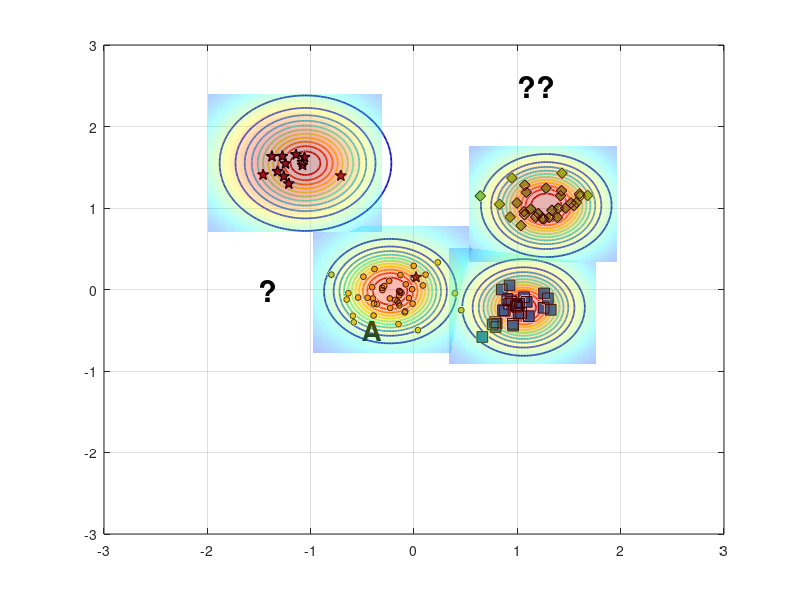

Source code (MATLAB): (Note: this script raises an error after producing the figure.)
%% Reproduce EVM-style demo figure (no toolboxes)
clear; close all; clc; rng(7);

% ---------- 1) 合成四类二维数据 ----------
% 类中心（大致对应图中位置）
C_star  = [-1.15  1.55];   % 红色星
C_diam  = [ 1.25  1.05];   % 绿色菱形
C_square= [ 1.05 -0.20];   % 蓝色方块
C_dot   = [-0.20  0.00];   % 蓝色小点（被 A 标注影响的那簇）

% 协方差（控制每簇形状）
S = @(sx,sy,rho)[sx^2 rho*sx*sy; rho*sx*sy sy^2];
Sig_star   = S(0.18,0.20, 0.05);
Sig_diam   = S(0.22,0.18,-0.10);
Sig_square = S(0.20,0.16, 0.05);
Sig_dot    = S(0.25,0.18, 0.00);

% 从高斯采样（不用 mvnrnd）
sample = @(N,mu,SIG) (randn(N,2)*chol(SIG,'lower') + mu);

X_star   = sample(12,C_star,   Sig_star);
X_diam   = sample(30,C_diam,   Sig_diam);
X_square = sample(28,C_square, Sig_square);
X_dot    = sample(45,C_dot,    Sig_dot);

% 加一个“离群星”靠近 A（见原图左中）
X_star = [X_star; 0.02 0.15];

% ---------- 2) 底面散点与样式 ----------
figure('Color','w','Position',[100,100,800,600]);
hold on; box on; grid on;
z0 = 0; % 所有散点都放在 z=0 的平面

% 确保按照绘制顺序叠放，便于把散点置顶
set(gca,'SortMethod','childorder');

h_star   = scatter3(X_star(:,1),  X_star(:,2),  z0+zeros(size(X_star,1),1),  70, ...
        'pentagram', 'filled', 'MarkerEdgeColor','k', 'MarkerFaceColor',[0.635294 0.0784314 0.184314], 'LineWidth',1.0); % 红色五角星 #A2142F
h_diam   = scatter3(X_diam(:,1),  X_diam(:,2),  z0+zeros(size(X_diam,1),1),  60, ...
        'd', 'filled', 'MarkerEdgeColor','k', 'MarkerFaceColor',[0.466667 0.674510 0.188235]); % 绿色菱形 #77AC30
h_square = scatter3(X_square(:,1),X_square(:,2),z0+zeros(size(X_square,1),1),60, ...
        's', 'filled', 'MarkerEdgeColor','k', 'MarkerFaceColor',[0 0.447059 0.741176]); % 蓝色正方形 #0072BD
h_dot    = scatter3(X_dot(:,1),   X_dot(:,2),   z0+zeros(size(X_dot,1),1),   18, ...
        'o', 'filled', 'MarkerEdgeColor','k', 'MarkerFaceColor',[0.929412 0.694118 0.125490]); % 黄色圆形 #EDB120


% ---------- 3) ψ-model 等值环（彩色同心） ----------
% 采用带形状参的径向函数 psi(r) = exp(-(r/s)^t)
psi = @(X,Y,cx,cy,s,t) exp( - ( sqrt((X-cx).^2 + (Y-cy).^2) ./ s ).^t );

% 选几处“极端向量/代表点”（包含 A 所在）
EV = [ -0.23 -0.02 ;   % A 对应蓝点极端向量
        1.06 -0.22 ;   % 蓝方块
        1.28  1.03 ;   % 绿菱形
       -1.05  1.55 ];  % 红星
scale = [0.42, 0.36, 0.40, 0.48];   % 各自 scale
shape = [2.6,  2.2,  2.4,  2.0];    % 各自 shape

% 网格
[xg,yg] = meshgrid(linspace(-3,3,400));
colormap(jet); caxis([0 1]);

% 等高线层级（红到蓝：高到低）
levels = linspace(1.0,0.05,12);

for k = 1:size(EV,1)
    Z = psi(xg,yg,EV(k,1),EV(k,2),scale(k),shape(k));
    [~, h] = contour(xg,yg,Z,levels);    % 直接画在底面，保持颜色映射
    set(h,'LineWidth',1.25);

    % 将等高线明确压到 z=0（兼容不同 MATLAB 版本）
    ch = get(h,'Children');
    for ic = 1:numel(ch)
        zd = get(ch(ic),'ZData');
        if ~isempty(zd)
            set(ch(ic),'ZData',zeros(size(zd))); % 强制贴在 z=0
        end
    end
end

% 标出 A 与问号
text(-0.5,-0.5,0,'A','FontWeight','bold','FontSize',20,'Color','k');
text( 1, 2.5,0,'??','FontWeight','bold','FontSize',22,'Color','k');
text( -1.5,0,0,'?','FontWeight','bold','FontSize',22,'Color','k');

% ---------- 4) 上方半透明“钟形面”（表示类支持/概率） ----------
% 用四个高斯穹顶，中心与各簇一致
gauss2 = @(X,Y,cx,cy,s) exp(-((X-cx).^2 + (Y-cy).^2)/(2*s^2));
tops  = {C_star, C_diam, C_square, C_dot};
sigT  = [0.65 0.55 0.55 0.60];
amp   = [1.05 0.95 0.90 0.85];

% 抬高穹顶，并缩小每个穹顶的覆盖范围（为每个穹顶使用局部网格）
zlift      = 0.18;   % 统一抬高量（不改变颜色映射）
spanFactor = 1.3;    % 每个穹顶半宽 = spanFactor * sigma（越小覆盖越小）
gridN      = 121;    % 局部网格分辨率

for i=1:4
    cx = tops{i}(1); cy = tops{i}(2);
    span = spanFactor * sigT(i);
    [xgi,ygi] = meshgrid(linspace(cx - span, cx + span, gridN), ...
                         linspace(cy - span, cy + span, gridN));

    Zt = amp(i) * gauss2(xgi,ygi,cx,cy,sigT(i));
    % 用 Zt 作为颜色，Zt+zlift 作为高度，从而抬高且保留原色
    s1 = surf(xgi,ygi, Zt + zlift, Zt, 'EdgeColor','none', 'FaceAlpha',0.3);
end
shading flat; 
% camlight right; 
lighting gouraud;

% 将散点推到顶层
uistack([h_star h_diam h_square h_dot], 'top');
% 将contoru推到顶层
uistack(h, 'top');

% ---------- 5) 轴、视角与观感 ----------
xlim([-2 2]); ylim([-1 3]); zlim([0 1.25]); view(-67,22);
axis vis3d; daspect([1 1 0.8]);
set(gca,'FontName','Times New Roman','FontSize',12,'LineWidth',1);
% xlabel('x'); ylabel('y'); zlabel('score / \psi');

% 网格和背景风格
grid on; 
% set(gca,'GridAlpha',0.2,'MinorGridAlpha',0.2);
